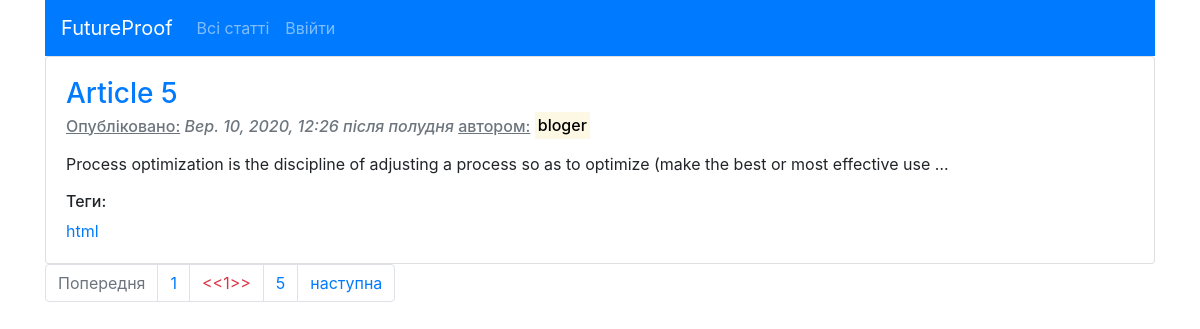
The page / on the database its author committed.
### main/models.py (models this page shows, shortened)
class Post(models.Model):
    author = models.ForeignKey(
        User, on_delete=models.CASCADE, verbose_name='Автор публікації')
    title = models.CharField(max_length=200, verbose_name='Заголовок')
    text = models.TextField(verbose_name='Текст пубілкації')
    published = models.DateTimeField(
        default=timezone.now, verbose_name='Час публікації')
    created = models.DateTimeField(auto_now_add=True)
    updated = models.DateTimeField(auto_now=True)
    slug = models.SlugField(max_length=250, unique_for_date='published')
    tags = TaggableManager()
    image = models.ImageField(upload_to='img', default='img/atom_256.png')
    class Meta:
        ordering = ['-published', ]

### main/views.py (the view)
# urls.py: path('', ListPostViews.as_view(), name='list_posts'),
class ListPostViews(ListView):
    model = Post
    paginate_by = col_pub

### templates/main/post_list.html (shortened to what this page needs)
{% extends "base.html" %}
{% block content %}
{% for post in object_list %}
{% include "full_post.html" %}
{% endfor %}
{% include "pagination.html" with page=page_obj %}
{% endblock %}

### templates/full_post.html
<div class="card">
    <div class="card-body">
        <h3 class="card-title"><a href="{% url 'post_detail' post.slug %}">{{ post.title }}</a></h3>
        {% include "dataauthor.html" %}
        <p class="card-text">{{ post.text|truncatewords:20|linebreaks }}</p>
        {% for tag in post.tags.all %}
        {% if forloop.first %}<h6>Теги: </h6>{% endif %}
        <a href="{% url 'list_posts_tag' tag.slug %}" class="card-link">{{ tag.name }}</a>
        {% empty %}
        <h6>Теги не визначені </h6>
        {% endfor %}
    </div>
</div>

### templates/dataauthor.html
<h6 class="card-subtitle mb-2 text-muted">
    <p class="date"><u>Опубліковано:</u> <em>{{ post.published }}</em> <u>автором:</u>
        <mark>{{ post.author }}</mark>
    </p>
</h6>

### rows shown on the page
Post: title "Article 5", published "Вер. 10, 2020, 12:26 після полудня", author "bloger", text "Process optimization is the discipline of adjusting a process so as to optimize (make the best or most effective use …"
Tag: name "html"

### other values the page prints
{{ 1 }} "1"
{{ page.number }} "1"
{{ page.paginator.num_pages }} "5"
